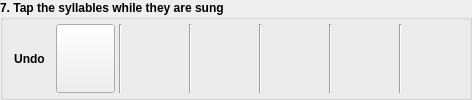
      <widget class="QGroupBox" name="groupBox_TapArea">
       <property name="enabled">
        <bool>true</bool>
       </property>
       <property name="sizePolicy">
        <sizepolicy hsizetype="Expanding" vsizetype="Fixed">
         <horstretch>0</horstretch>
         <verstretch>0</verstretch>
        </sizepolicy>
       </property>
       <property name="minimumSize">
        <size>
         <width>0</width>
         <height>61</height>
        </size>
       </property>
       <property name="font">
        <font>
         <weight>75</weight>
         <bold>true</bold>
        </font>
       </property>
       <property name="whatsThis">
        <string/>
       </property>
       <property name="title">
        <string>7. Tap the syllables while they are sung</string>
       </property>
       <property name="flat">
        <bool>true</bool>
       </property>
       <layout class="QHBoxLayout" name="horizontalLayout">
        <property name="spacing">
         <number>4</number>
        </property>
        <property name="leftMargin">
         <number>4</number>
        </property>
        <property name="topMargin">
         <number>4</number>
        </property>
        <property name="rightMargin">
         <number>4</number>
        </property>
        <property name="bottomMargin">
         <number>4</number>
        </property>
        <item>
         <layout class="QHBoxLayout" name="horizontalLayout_TapArea">
          <property name="spacing">
           <number>4</number>
          </property>
          <item>
           <widget class="QToolButton" name="pushButton_UndoTap">
            <property name="enabled">
             <bool>true</bool>
            </property>
            <property name="sizePolicy">
             <sizepolicy hsizetype="Fixed" vsizetype="Fixed">
              <horstretch>0</horstretch>
              <verstretch>0</verstretch>
             </sizepolicy>
            </property>
            <property name="minimumSize">
             <size>
              <width>20</width>
              <height>31</height>
             </size>
            </property>
            <property name="statusTip">
             <string/>
            </property>
            <property name="whatsThis">
             <string/>
            </property>
            <property name="text">
             <string notr="true">Undo</string>
            </property>
            <property name="icon">
             <iconset resource="resources/UltraStar-Creator.qrc">
              <normaloff>:/player/undo.png</normaloff>:/player/undo.png</iconset>
            </property>
            <property name="iconSize">
             <size>
              <width>20</width>
              <height>20</height>
             </size>
            </property>
            <property name="shortcut">
             <string>Ctrl+X</string>
            </property>
            <property name="autoRaise">
             <bool>true</bool>
            </property>
           </widget>
          </item>
          <item>
           <widget class="QPushButton" name="pushButton_Tap">
            <property name="enabled">
             <bool>true</bool>
            </property>
            <property name="sizePolicy">
             <sizepolicy hsizetype="Expanding" vsizetype="Expanding">
              <horstretch>0</horstretch>
              <verstretch>0</verstretch>
             </sizepolicy>
            </property>
            <property name="minimumSize">
             <size>
              <width>0</width>
              <height>31</height>
             </size>
            </property>
            <property name="font">
             <font>
              <pointsize>14</pointsize>
              <weight>75</weight>
              <bold>true</bold>
             </font>
            </property>
            <property name="cursor">
             <cursorShape>OpenHandCursor</cursorShape>
            </property>
            <property name="statusTip">
             <string/>
            </property>
            <property name="whatsThis">
             <string/>
            </property>
            <property name="autoFillBackground">
             <bool>true</bool>
            </property>
            <property name="text">
             <string/>
            </property>
            <property name="autoDefault">
             <bool>false</bool>
            </property>
            <property name="default">
             <bool>false</bool>
            </property>
           </widget>
          </item>
          <item>
           <widget class="Line" name="line1">
            <property name="enabled">
             <bool>true</bool>
            </property>
            <property name="sizePolicy">
             <sizepolicy hsizetype="Fixed" vsizetype="Expanding">
              <horstretch>0</horstretch>
              <verstretch>0</verstretch>
             </sizepolicy>
            </property>
            <property name="minimumSize">
             <size>
              <width>0</width>
              <height>31</height>
             </size>
            </property>
            <property name="orientation">
             <enum>Qt::Vertical</enum>
            </property>
           </widget>
          </item>
          <item>
           <widget class="QPushButton" name="pushButton_NextSyllable1">
            <property name="enabled">
             <bool>true</bool>
            </property>
            <property name="sizePolicy">
             <sizepolicy hsizetype="Expanding" vsizetype="Expanding">
              <horstretch>0</horstretch>
              <verstretch>0</verstretch>
             </sizepolicy>
            </property>
            <property name="minimumSize">
             <size>
              <width>0</width>
              <height>31</height>
             </size>
            </property>
            <property name="font">
             <font>
              <pointsize>14</pointsize>
              <weight>50</weight>
              <bold>false</bold>
             </font>
            </property>
            <property name="whatsThis">
             <string/>
            </property>
            <property name="text">
             <string/>
            </property>
            <property name="flat">
             <bool>true</bool>
            </property>
           </widget>
          </item>
          <item>
           <widget class="Line" name="line2">
            <property name="enabled">
             <bool>true</bool>
            </property>
            <property name="sizePolicy">
             <sizepolicy hsizetype="Fixed" vsizetype="Expanding">
              <horstretch>0</horstretch>
              <verstretch>0</verstretch>
             </sizepolicy>
            </property>
            <property name="minimumSize">
             <size>
              <width>0</width>
              <height>31</height>
             </size>
            </property>
            <property name="orientation">
             <enum>Qt::Vertical</enum>
            </property>
           </widget>
          </item>
          <item>
           <widget class="QPushButton" name="pushButton_NextSyllable2">
            <property name="enabled">
             <bool>true</bool>
            </property>
            <property name="sizePolicy">
             <sizepolicy hsizetype="Expanding" vsizetype="Expanding">
              <horstretch>0</horstretch>
              <verstretch>0</verstretch>
             </sizepolicy>
            </property>
            <property name="minimumSize">
             <size>
              <width>0</width>
              <height>31</height>
             </size>
            </property>
            <property name="font">
             <font>
              <pointsize>14</pointsize>
              <weight>50</weight>
              <bold>false</bold>
             </font>
            </property>
            <property name="whatsThis">
             <string/>
            </property>
            <property name="text">
             <string/>
            </property>
            <property name="flat">
             <bool>true</bool>
            </property>
           </widget>
          </item>
          <item>
           <widget class="Line" name="line3">
            <property name="enabled">
             <bool>true</bool>
            </property>
            <property name="sizePolicy">
             <sizepolicy hsizetype="Fixed" vsizetype="Expanding">
              <horstretch>0</horstretch>
              <verstretch>0</verstretch>
             </sizepolicy>
            </property>
            <property name="minimumSize">
             <size>
              <width>0</width>
              <height>31</height>
             </size>
            </property>
            <property name="orientation">
             <enum>Qt::Vertical</enum>
            </property>
           </widget>
          </item>
          <item>
           <widget class="QPushButton" name="pushButton_NextSyllable3">
            <property name="enabled">
             <bool>true</bool>
            </property>
            <property name="sizePolicy">
             <sizepolicy hsizetype="Expanding" vsizetype="Expanding">
              <horstretch>0</horstretch>
              <verstretch>0</verstretch>
             </sizepolicy>
            </property>
            <property name="minimumSize">
             <size>
              <width>0</width>
              <height>31</height>
             </size>
            </property>
            <property name="font">
             <font>
              <pointsize>14</pointsize>
              <weight>50</weight>
              <bold>false</bold>
             </font>
            </property>
            <property name="whatsThis">
             <string/>
            </property>
            <property name="text">
             <string/>
            </property>
            <property name="flat">
             <bool>true</bool>
            </property>
           </widget>
          </item>
          <item>
           <widget class="Line" name="line4">
            <property name="enabled">
             <bool>true</bool>
            </property>
            <property name="sizePolicy">
             <sizepolicy hsizetype="Fixed" vsizetype="Expanding">
              <horstretch>0</horstretch>
              <verstretch>0</verstretch>
             </sizepolicy>
            </property>
            <property name="minimumSize">
             <size>
              <width>0</width>
              <height>31</height>
             </size>
            </property>
            <property name="orientation">
             <enum>Qt::Vertical</enum>
            </property>
           </widget>
          </item>
          <item>
           <widget class="QPushButton" name="pushButton_NextSyllable4">
            <property name="enabled">
             <bool>true</bool>
            </property>
            <property name="sizePolicy">
             <sizepolicy hsizetype="Expanding" vsizetype="Expanding">
              <horstretch>0</horstretch>
              <verstretch>0</verstretch>
             </sizepolicy>
            </property>
            <property name="minimumSize">
             <size>
              <width>0</width>
              <height>31</height>
             </size>
            </property>
            <property name="font">
             <font>
              <pointsize>14</pointsize>
              <weight>50</weight>
              <bold>false</bold>
             </font>
            </property>
            <property name="whatsThis">
             <string/>
            </property>
            <property name="text">
             <string/>
            </property>
            <property name="flat">
             <bool>true</bool>
            </property>
           </widget>
          </item>
          <item>
           <widget class="Line" name="line5">
            <property name="enabled">
             <bool>true</bool>
            </property>
            <property name="sizePolicy">
             <sizepolicy hsizetype="Fixed" vsizetype="Expanding">
              <horstretch>0</horstretch>
              <verstretch>0</verstretch>
             </sizepolicy>
            </property>
            <property name="minimumSize">
             <size>
              <width>0</width>
              <height>31</height>
             </size>
            </property>
            <property name="orientation">
             <enum>Qt::Vertical</enum>
            </property>
           </widget>
          </item>
          <item>
           <widget class="QPushButton" name="pushButton_NextSyllable5">
            <property name="enabled">
             <bool>true</bool>
            </property>
            <property name="sizePolicy">
             <sizepolicy hsizetype="Expanding" vsizetype="Expanding">
              <horstretch>0</horstretch>
              <verstretch>0</verstretch>
             </sizepolicy>
            </property>
            <property name="minimumSize">
             <size>
              <width>0</width>
              <height>31</height>
             </size>
            </property>
            <property name="font">
             <font>
              <pointsize>14</pointsize>
              <weight>50</weight>
              <bold>false</bold>
             </font>
            </property>
            <property name="whatsThis">
             <string/>
            </property>
            <property name="text">
             <string/>
            </property>
            <property name="flat">
             <bool>true</bool>
            </property>
           </widget>
          </item>
         </layout>
        </item>
       </layout>
      </widget>
